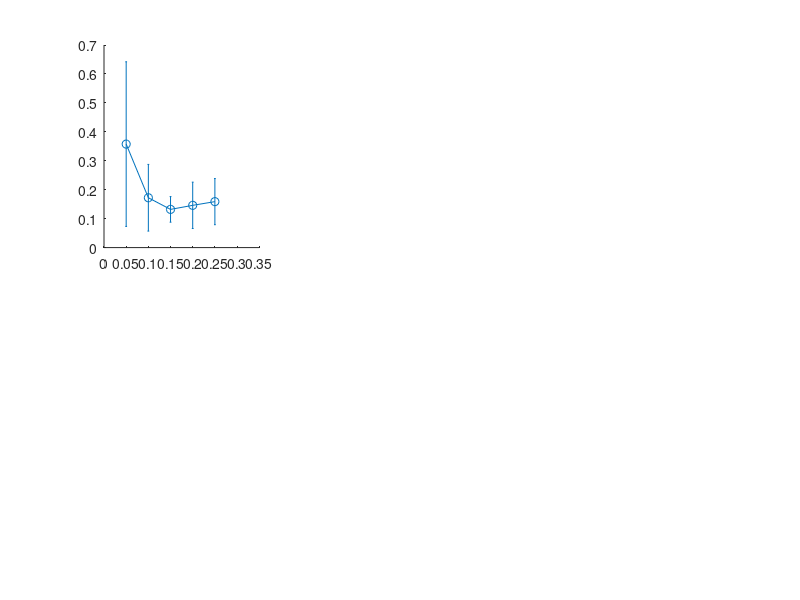

Here is the MATLAB script that generated this plot: (Note: this script raises an error after producing the figure.)
HM(:,:,1) = [0.3576	0.6623	0.9802
0.1722	0.2918	0.455
0.132	0.1868	0.2848
0.146	0.2062	0.3008
0.1588	0.2179	0.3102];

HM_sd(:,:,1) = [0.2844	0.4534	0.3103
0.1152	0.2966	0.3664
0.0442	0.0951	0.1352
0.0801	0.1698	0.237
0.0797	0.1438	0.1876];

HM(:,:,2) = [0.2588	0.528	0.8924
0.1586	0.4004	0.8552
0.1363	0.3487	0.621
0.1446	0.3553	0.6356
0.1482	0.3515	0.6521];

HM_sd(:,:,2) = [0.1241	0.2165	0.227
0.0982	0.1678	1.626
0.0442	0.2298	0.2653
0.069	0.1362	0.3847
0.0684	0.1303	0.4902];

% 12% 13.5% .........................................

%HM(:,:,1) = [0.1536	0.233	0.3815
%0.1594	0.233	0.3634
%0.1689	0.2471	0.3717
%0.1429	0.2053	0.3086
%0.145	0.2023	0.317];

%HM_sd(:,:,1) = [0.1193	0.2165	0.3404
%0.0973	0.1678	0.2607
%0.1148	0.2298	0.3474
%0.0693	0.1362	0.1951
%0.0861	0.1303	0.1979];

%HM(:,:,2) = [0.1404	0.3356	0.6449
%0.1483	0.3795	0.7151
%0.1559	0.3921	0.7175
%0.1435	0.3451	0.6282
%0.1409	0.3559	0.6444];

%HM_sd(:,:,2) = [0.0594	0.2165	0.3552
%0.0538	0.1678	0.4843
%0.0842	0.2298	0.4455
%0.0801	0.1362	0.3014
%0.0558	0.1303	0.3512];


obs = [0.05,0.1,0.15,0.2,0.25];
obs_shift = obs +0.005;
% Create a new figure window that will contain the subplots
myfig = figure('Color', 'white');


% Create subplots within the new figure window
for i = 1:3
    for j = 1:2
        subplot(2, 3, (j-1)*3+i);
        %subplot('Position',[0.04+(i-1)/3, 1.025-j/3, 0.28, 0.28]);
        %plot(obs,HM(:,i,j),'-o','MarkerSize',10,'LineWidth',3);
        hold on;
        errorbar(obs,HM(:,i,j),HM_sd(:,i,j),'-o','MarkerSize',10,'LineWidth',2)
        
        
        if (j == 1 & i == 2)
            title("Step Ahead Leave k Out")
            legend("HMS-map","FontSize",20)
        end 

        if (i == 2 & j == 2)
            title("Future Predictions k Steps Ahead")
        end 

        %title(sprintf("Steps Ahead %d, %dD", i, species(j)),"FontSize",20);
        ax = gca; 
        ax.FontSize = 20; 
        xlabel("Observation Noise","FontSize",20)
        ylabel("MSE","FontSize",20)
        xlim([0.05 0.26])
    end
end
set(findall(myfig, 'Type', 'Text'),'FontWeight', 'Normal')
hold off



